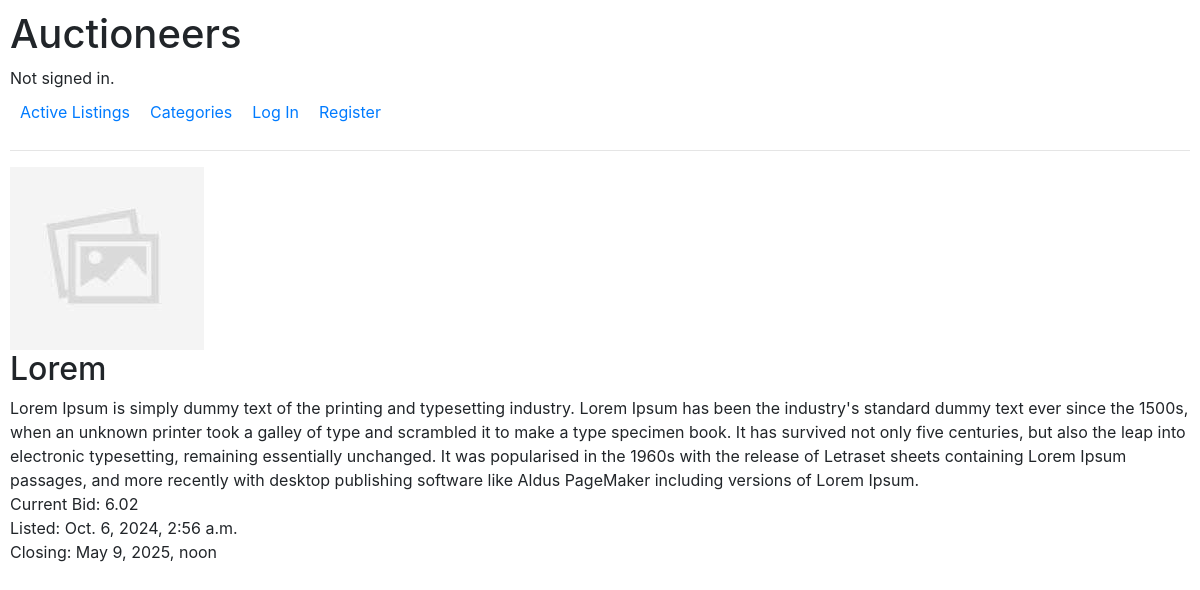
The app's page /item/1, older data.
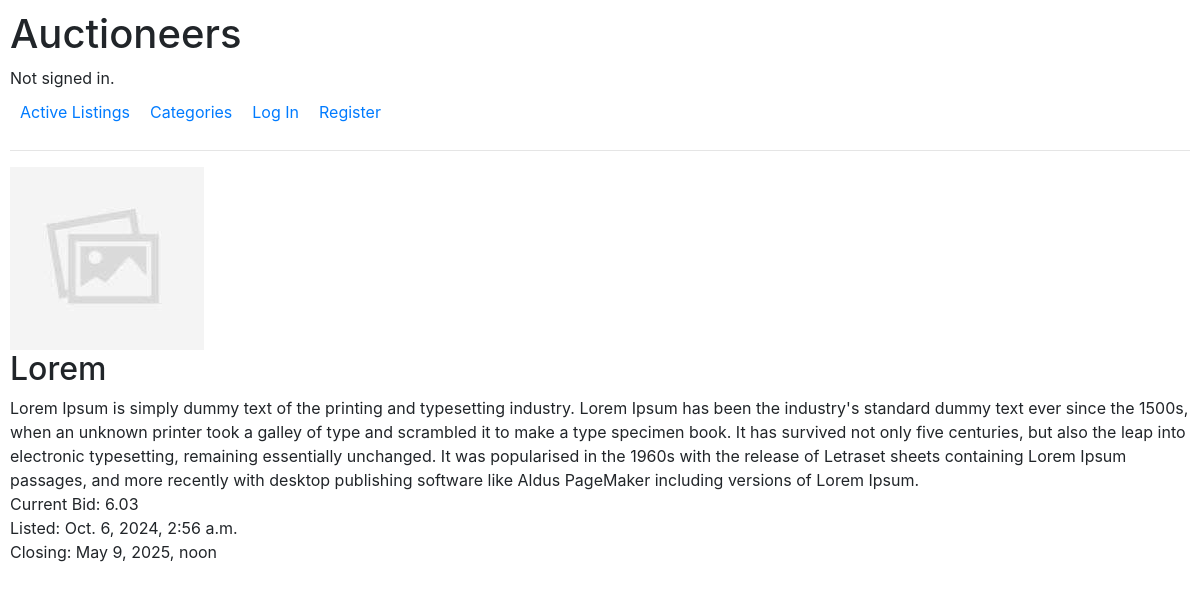
The same page, newer data.
### auctions/models.py (models this page shows, shortened)
class Auction_Listing(models.Model):
    category = models.ForeignKey(Category, on_delete=models.PROTECT, related_name="listings")
    title = models.CharField(max_length = 25)
    description = models.TextField()
    image = models.FileField(upload_to="media/", blank=False, default="media/placeholder.jpg")
    quantity = models.IntegerField()
    price = models.DecimalField(max_digits=10, decimal_places=2)
    current_bid = models.ForeignKey("Bid", on_delete=models.PROTECT, related_name="listings", null=True, blank=True)
    seller = models.ForeignKey(User, on_delete=models.CASCADE, related_name="listings")
    timestamp = models.DateTimeField(auto_now_add=True)
    closing_time = models.DateTimeField(blank=False)
    is_open = models.BooleanField(default=True)

### auctions/views.py (the view, shortened to what this page needs)
# urls.py: path("item/<int:listing_id>", views.listing_detail, name="listing_detail"),
def listing_detail(request, listing_id):
    listing = Auction_Listing.objects.get(id=listing_id)
    price = listing.price
    seller = listing.seller
    message = ""
    return render(request, "auctions/listing_detail.html", {
        "listing": listing,
        "price": price,
        "seller":seller,
        "message": message,
    })

### auctions/templates/auctions/listing_detail.html (shortened to what this page needs)
{% extends "auctions/layout.html" %}
{% block body %}
    <div>
        <img src="{{ listing.image.url }}" alt="Listing Image" id="listing_img"
        onclick="window.open('{{ listing.image.url }}', '_blank', 'width=800', 'height=600');"
        style="cursor: pointer">
    </div>
    <div>
        <h2>{{ listing.title }}</h2>
    </div>
    <div>{{ listing.description }}</div>
    <div>Current Bid: {{ listing.price }}</div>
    <div>Listed: {{ listing.timestamp }}</div>
    <div>Closing: {{ listing.closing_time }}</div>
{% endblock %}

Row changes from the older to the newer data that the page shows:
changed Auction_Listing "Lorem": price "6.02" → "6.03"
